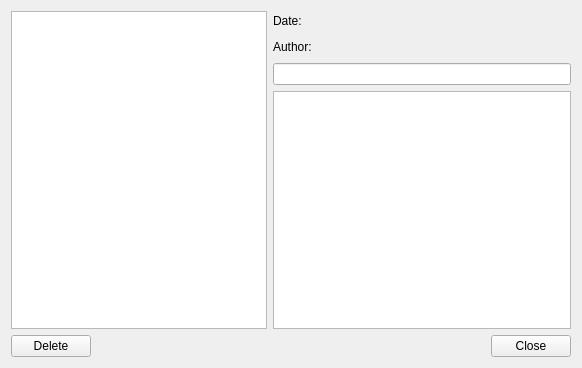
<ui version="4.0"  >
 <class>MessagesWidget</class>
 <widget class="QWidget" name="MessagesWidget" >
  <property name="geometry" >
   <rect>
    <x>0</x>
    <y>0</y>
    <width>582</width>
    <height>368</height>
   </rect>
  </property>
  <property name="maximumSize" >
   <size>
    <width>16777215</width>
    <height>16777215</height>
   </size>
  </property>
  <property name="windowTitle" >
   <string>Messages</string>
  </property>
  <layout class="QVBoxLayout" >
   <item>
    <layout class="QHBoxLayout" >
     <property name="rightMargin" >
      <number>0</number>
     </property>
     <property name="leftMargin" >
      <number>0</number>
     </property>
     <property name="topMargin" >
      <number>0</number>
     </property>
     <property name="bottomMargin" >
      <number>0</number>
     </property>
     <item>
      <widget class="QListView" name="messagesView" >
       <property name="sizePolicy" >
        <sizepolicy vsizetype="Expanding" hsizetype="Maximum" >
         <horstretch>0</horstretch>
         <verstretch>0</verstretch>
        </sizepolicy>
       </property>
       <property name="maximumSize" >
        <size>
         <width>16777215</width>
         <height>16777215</height>
        </size>
       </property>
       <property name="focusPolicy" >
        <enum>Qt::WheelFocus</enum>
       </property>
       <property name="alternatingRowColors" >
        <bool>true</bool>
       </property>
       <property name="selectionMode" >
        <enum>com.trolltech.qt.gui.QAbstractItemView.SelectionMode.ExtendedSelection</enum>
       </property>
       <property name="selectionBehavior" >
        <enum>com.trolltech.qt.gui.QAbstractItemView.SelectionBehavior.SelectRows</enum>
       </property>
      </widget>
     </item>
     <item>
      <layout class="QVBoxLayout" >
       <property name="rightMargin" >
        <number>0</number>
       </property>
       <property name="leftMargin" >
        <number>0</number>
       </property>
       <property name="topMargin" >
        <number>0</number>
       </property>
       <property name="bottomMargin" >
        <number>0</number>
       </property>
       <item>
        <layout class="QHBoxLayout" >
         <property name="rightMargin" >
          <number>0</number>
         </property>
         <property name="leftMargin" >
          <number>0</number>
         </property>
         <property name="topMargin" >
          <number>0</number>
         </property>
         <property name="bottomMargin" >
          <number>0</number>
         </property>
         <item>
          <widget class="QLabel" name="label" >
           <property name="minimumSize" >
            <size>
             <width>100</width>
             <height>0</height>
            </size>
           </property>
           <property name="text" >
            <string>Date:</string>
           </property>
          </widget>
         </item>
         <item>
          <spacer>
           <property name="orientation" >
            <enum>Qt::Horizontal</enum>
           </property>
           <property name="sizeHint" >
            <size>
             <width>40</width>
             <height>20</height>
            </size>
           </property>
          </spacer>
         </item>
         <item>
          <widget class="QLabel" name="lDate" >
           <property name="text" >
            <string/>
           </property>
           <property name="alignment" >
            <set>Qt::AlignRight|Qt::AlignVCenter</set>
           </property>
          </widget>
         </item>
        </layout>
       </item>
       <item>
        <layout class="QHBoxLayout" >
         <property name="rightMargin" >
          <number>0</number>
         </property>
         <property name="leftMargin" >
          <number>0</number>
         </property>
         <property name="topMargin" >
          <number>0</number>
         </property>
         <property name="bottomMargin" >
          <number>0</number>
         </property>
         <item>
          <widget class="QLabel" name="label_2" >
           <property name="minimumSize" >
            <size>
             <width>100</width>
             <height>0</height>
            </size>
           </property>
           <property name="text" >
            <string>Author:</string>
           </property>
          </widget>
         </item>
         <item>
          <spacer>
           <property name="orientation" >
            <enum>Qt::Horizontal</enum>
           </property>
           <property name="sizeHint" >
            <size>
             <width>40</width>
             <height>20</height>
            </size>
           </property>
          </spacer>
         </item>
         <item>
          <widget class="QLabel" name="lAuthor" >
           <property name="text" >
            <string/>
           </property>
           <property name="alignment" >
            <set>Qt::AlignRight|Qt::AlignVCenter</set>
           </property>
          </widget>
         </item>
        </layout>
       </item>
       <item>
        <widget class="QLineEdit" name="titleEdit" >
         <property name="focusPolicy" >
          <enum>Qt::StrongFocus</enum>
         </property>
         <property name="readOnly" >
          <bool>true</bool>
         </property>
        </widget>
       </item>
       <item>
        <widget class="QTextBrowser" name="bodyText" >
         <property name="focusPolicy" >
          <enum>Qt::WheelFocus</enum>
         </property>
         <property name="openExternalLinks" >
          <bool>true</bool>
         </property>
        </widget>
       </item>
      </layout>
     </item>
    </layout>
   </item>
   <item>
    <layout class="QHBoxLayout" >
     <property name="rightMargin" >
      <number>0</number>
     </property>
     <property name="leftMargin" >
      <number>0</number>
     </property>
     <property name="topMargin" >
      <number>0</number>
     </property>
     <property name="bottomMargin" >
      <number>0</number>
     </property>
     <item>
      <widget class="QPushButton" name="deleteButton" >
       <property name="focusPolicy" >
        <enum>Qt::StrongFocus</enum>
       </property>
       <property name="text" >
        <string>Delete</string>
       </property>
      </widget>
     </item>
     <item>
      <spacer>
       <property name="orientation" >
        <enum>Qt::Horizontal</enum>
       </property>
       <property name="sizeHint" >
        <size>
         <width>40</width>
         <height>20</height>
        </size>
       </property>
      </spacer>
     </item>
     <item>
      <widget class="QPushButton" name="closeButton" >
       <property name="focusPolicy" >
        <enum>Qt::StrongFocus</enum>
       </property>
       <property name="text" >
        <string>Close</string>
       </property>
      </widget>
     </item>
    </layout>
   </item>
  </layout>
 </widget>
 <resources/>
 <connections/>
</ui>
